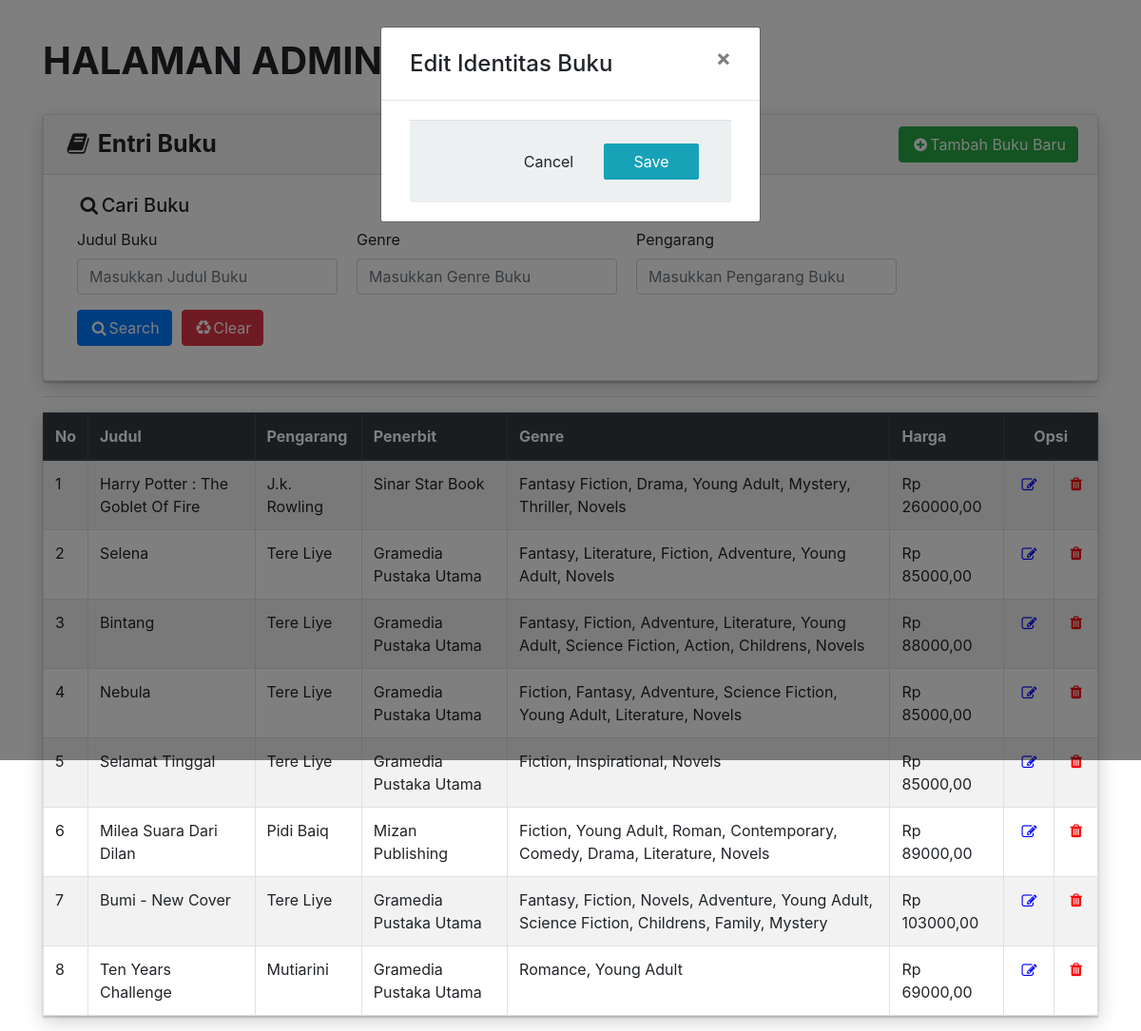
Screenshot of /CRUD/index.php with the database file from the repository.
### tables this page shows
CREATE TABLE `entri_buku` (
  `id` int(11) NOT NULL,
  `judul` varchar(50) NOT NULL,
  `pengarang` varchar(30) NOT NULL,
  `penerbit` varchar(30) NOT NULL,
  `genre` varchar(300) NOT NULL,
  `harga` int(20) NOT NULL
);

### CRUD/conn.php (called while the page is built, shortened)
<?php
function Connect(){
    $connect = mysqli_connect(HOST, DB_USER, DB_PASSWORD,DB_NAME);
    if($connect){
        return $connect;
    } else {
      return FALSE;
    }
}
?>

### CRUD/index.php (the view, shortened to what this page needs)
<!DOCTYPE html>
<html lang="en">
<head>
	<link rel="stylesheet" href="https://maxcdn.bootstrapcdn.com/bootstrap/4.5.2/css/bootstrap.min.css">
	<link rel="stylesheet" href="https://cdnjs.cloudflare.com/ajax/libs/font-awesome/4.7.0/css/font-awesome.min.css">
	<link rel="stylesheet" href="style.css">
</head>
<body>
	<div class="container" style="margin-top: 40px;">
	<h1 style="font-weight: bold;">HALAMAN ADMIN BOOKSLIDE</h1>
	<br>
		<div class="card" style="box-shadow: 0 2px 2px 0 rgba(0, 0, 0, 0.2), 0 6px 20px 0 rgba(0, 0, 0, 0.19);">
			<div class="card-header">
				<i class="fa fa-fw fa-book" style="font-size: 25px;"></i>
				<strong style="font-size: 25px;">Entri Buku</strong>
				<a href='#addNewBook' class="btn btn-success" data-toggle='modal' style="float: right;"><i class="fa fa-fw fa-plus-circle"></i>Tambah Buku Baru</button></a>
			</div>
			<div class="col-sm-12">
				<div class="card-body">
					<h5 class="card-title"><i class="fa fa-fw fa-search"></i>Cari Buku</h5>
					<form class="col-sm-12 row" action="index.php" method="get">
						<div class="form-group" style="margin-right: 20px;">
						  <label for="">Judul Buku</label>
						  <input type="text" class="form-control" name="judul" id="judul" placeholder="Masukkan Judul Buku">
						</div>
						<div class="form-group" style="margin-right: 20px;">
						  <label for="">Genre</label>
						  <input type="text" class="form-control" name="genre" id="genre" placeholder="Masukkan Genre Buku">
						</div>
						<div class="form-group" style="margin-right: 20px;">
						  <label for="">Pengarang</label>
						  <input type="text" class="form-control" name="pengarang" id="pengarang" placeholder="Masukkan Pengarang Buku">
						</div>
						<div class="form-group" style="display: flex; align-items: flex-end;">
							<button type="submit" name="submit-search" class="btn btn-primary" style="margin-right: 10px;"><i class="fa fa-fw fa-search"></i>Search</button>
							<button type="reset" class="btn btn-danger" style="margin-right: 10px;"><i class="fa fa-fw fa-recycle"></i>Clear</button>
						</div>
					</form>
					</div>
			</div>
		</div>
		<hr>
		<table class="table table-striped table-bordered" style=" box-shadow: 0 2px 2px 0 rgba(0, 0, 0, 0.2), 0 6px 20px 0 rgba(0, 0, 0, 0.19);">
			<thead class="thead-dark">
				<tr>
					<th style="text-align: center;">No</th>
					<th>Judul</th>
					<th>Pengarang</th>
					<th>Penerbit</th>
					<th>Genre</th>
					<th>Harga</th>
					<th colspan='2' style="text-align: center;">Opsi</th>
				</tr>
			</thead>
			<tbody>
					<?php
					if(isset($_GET['submit-search'])){
						$condition	=	'';
						if (isset($_REQUEST['judul']) and $_REQUEST['judul'] != "") {
							$condition	.=	' AND judul LIKE "%' . $_REQUEST['judul'] . '%" ';
						}
						if (isset($_REQUEST['genre']) and $_REQUEST['genre'] != "") {
							$condition	.=	' AND genre LIKE "%' . $_REQUEST['genre'] . '%" ';
						}
						if (isset($_REQUEST['pengarang']) and $_REQUEST['pengarang'] != "") {
							$condition	.=	' AND pengarang LIKE "%' . $_REQUEST['pengarang'] . '%" ';
						}
						$d 	= mysqli_query(Connect(),"SELECT * FROM entri_buku WHERE 1 " . $condition . "");
    	  		$no = 1;
					}
					else{
						$d = mysqli_query(Connect(),"SELECT * FROM `entri_buku`");
      			$no = 1;
					}
						while($data = mysqli_fetch_array($d)){
					?>
							<tr>
								<td><?php echo $no++; ?></td>
								<td><?php echo $data['judul']; ?></td>
								<td><?php echo $data['pengarang']; ?></td>
								<td><?php echo $data['penerbit']; ?></td>
								<td><?php echo $data['genre']; ?></td>
								<td>Rp <?php echo $data['harga']; ?>,00</td>
								<td class='text-center'>
								<form name='edt' id='edt' method='POST'>
									<button type='submit' style="border: none; color: blue; background-color: transparent"><i class='fa fa-edit'></i></button>
								</form>
    	        	</td>
								<td class='text-center'>
									<a href='#DeleteBook' data-toggle='modal' style="color: red;"><i class='fa fa-fw fa-trash'></i></a>
    	          </td>
							</tr>
							<?php } ?>
			</tbody>
		</table>
	</div>
	<div id="editIdentity" class="modal fade">
	<div class="modal-dialog">
		<div class="modal-content">
			<form action='func.php' method='POST'>
				<div class="modal-header">
					<h4 class="modal-title">Edit Identitas Buku</h4>
					<button type="button" class="close" data-dismiss="modal" aria-hidden="true">&times;</button>
				</div>
				<div class="modal-body">
				<div class="modal-footer">
					<input type="button" class="btn btn-default" data-dismiss="modal" value="Cancel">
					<input type="submit" name='update' class="btn btn-info" value="Save">
				</div>
			</form>
		</div>
	</div>
</div>
</body>
</html>

### CRUD/style.css (style rules this page uses)
.modal .modal-dialog { max-width: 400px; }
.modal .modal-header, .modal .modal-body, .modal .modal-footer { padding: 20px 30px; }
.modal .modal-content { border-radius: 3px; font-size: 14px; }
.modal .modal-footer { background: #ecf0f1; border-radius: 0 0 3px 3px; }
.modal .modal-title { display: inline-block; }
.modal .btn { border-radius: 2px; min-width: 100px; }

### rows the page displays
entri_buku: judul "Harry Potter : The Goblet Of Fire", pengarang "J.k. Rowling", penerbit "Sinar Star Book", genre "Fantasy Fiction, Drama, Young Adult, Mystery, Thriller, Novels", harga "260000"
entri_buku: judul "Selena", pengarang "Tere Liye", penerbit "Gramedia Pustaka Utama", genre "Fantasy, Literature, Fiction, Adventure, Young Adult, Novels", harga "85000"
entri_buku: judul "Bintang", pengarang "Tere Liye", penerbit "Gramedia Pustaka Utama", genre "Fantasy, Fiction, Adventure, Literature, Young Adult, Science Fiction, Action, Childrens, Novels", harga "88000"
entri_buku: judul "Nebula", pengarang "Tere Liye", penerbit "Gramedia Pustaka Utama", genre "Fiction, Fantasy, Adventure, Science Fiction, Young Adult, Literature, Novels", harga "85000"
entri_buku: judul "Selamat Tinggal", pengarang "Tere Liye", penerbit "Gramedia Pustaka Utama", genre "Fiction, Inspirational, Novels", harga "85000"
entri_buku: judul "Milea Suara Dari Dilan", pengarang "Pidi Baiq", penerbit "Mizan Publishing", genre "Fiction, Young Adult, Roman, Contemporary, Comedy, Drama, Literature, Novels", harga "89000"
entri_buku: judul "Bumi - New Cover", pengarang "Tere Liye", penerbit "Gramedia Pustaka Utama", genre "Fantasy, Fiction, Novels, Adventure, Young Adult, Science Fiction, Childrens, Family, Mystery", harga "103000"
entri_buku: judul "Ten Years Challenge", pengarang "Mutiarini", penerbit "Gramedia Pustaka Utama", genre "Romance, Young Adult", harga "69000"
